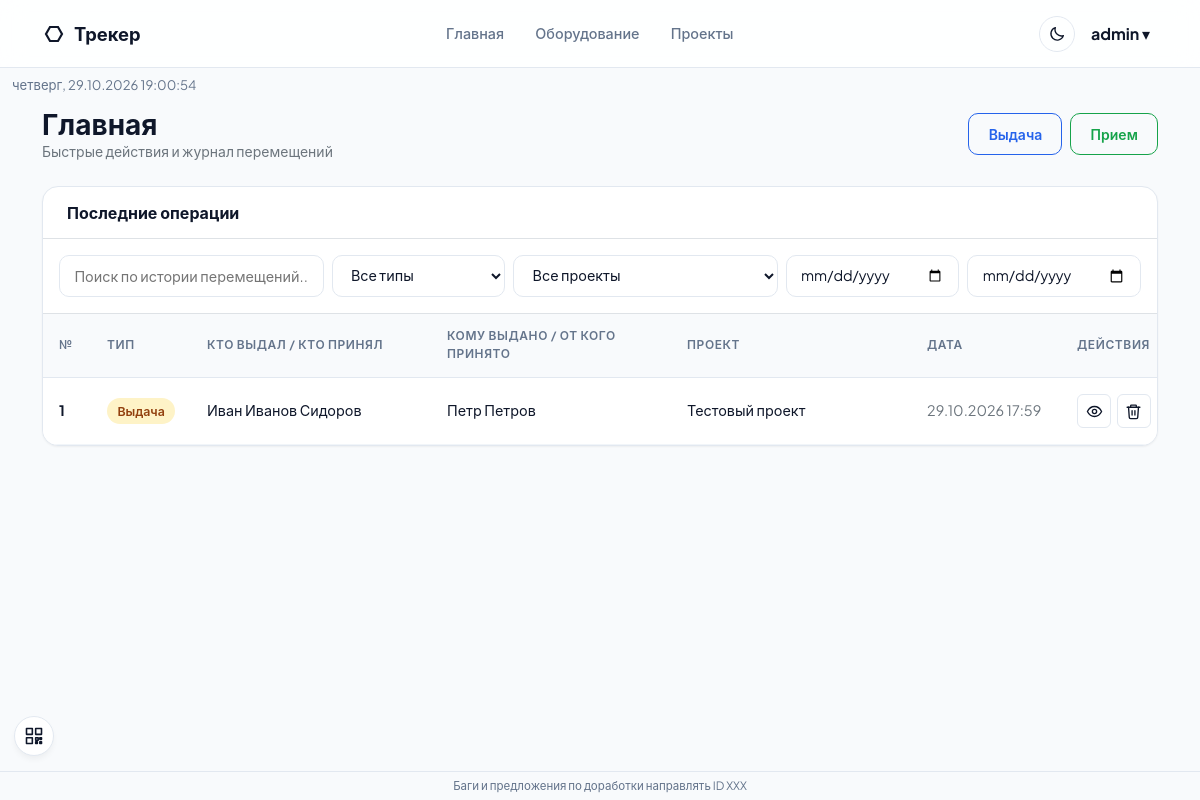
The page / (signed in) on the database its author committed.
### app/models.py (models this page shows, shortened)
class User(UserMixin, db.Model):
    __tablename__ = 'users'
    id = db.Column(db.Integer, primary_key=True)
    username = db.Column(db.String(64), unique=True, nullable=False)
    password_hash = db.Column(db.String(256), nullable=False)
    password_plain = db.Column(db.String(256))
    must_change_password = db.Column(db.Boolean, default=False, nullable=False)
    role = db.Column(db.String(20), default='user')
    can_report = db.Column(db.Boolean, default=False)
    can_data = db.Column(db.Boolean, default=False)
    created_at = db.Column(db.DateTime, default=datetime.utcnow)
    equipments = db.relationship('Equipment', backref='owner', lazy='dynamic')
    projects = db.relationship('Project', backref='owner', lazy='dynamic')
    employees = db.relationship('Employee', backref='owner', lazy='dynamic')
    operations = db.relationship('Operation', backref='owner', lazy='dynamic')
    @property
    def is_admin(self):
        return self.role == 'admin'
    @property
    def can_use_report(self):
        return self.is_admin or bool(self.can_report)
    @property
    def can_use_data(self):
        return self.is_admin or bool(self.can_data)

class Operation(db.Model):
    __tablename__ = 'operations'
    id = db.Column(db.Integer, primary_key=True)
    user_id = db.Column(db.Integer, db.ForeignKey('users.id'), nullable=False)
    op_type = db.Column(db.String(20), nullable=False)
    employee_id = db.Column(db.Integer, db.ForeignKey('employees.id'), nullable=True)
    employee = db.relationship('Employee', foreign_keys=[employee_id])
    issuer_employee_id = db.Column(db.Integer, db.ForeignKey('employees.id'), nullable=True)
    issuer = db.relationship('Employee', foreign_keys=[issuer_employee_id])
    recipient_name = db.Column(db.String(255))
    seq_number = db.Column(db.Integer)
    @property
    def party_name(self):
        return self.recipient_name or (self.employee.full_name if self.employee else None)
    created_at = db.Column(db.DateTime, default=datetime.utcnow)
    comment = db.Column(db.Text)
    items = db.relationship('OperationItem', backref='operation', cascade="all, delete-orphan")

class Employee(db.Model):
    __tablename__ = 'employees'
    id = db.Column(db.Integer, primary_key=True)
    user_id = db.Column(db.Integer, db.ForeignKey('users.id'), nullable=False)
    full_name = db.Column(db.String(120), nullable=False)
    position = db.Column(db.String(100))
    phone = db.Column(db.String(30))
    kind = db.Column(db.String(10), default='own')
    department = db.Column(db.String(120))

### app/routes/main.py (the view, shortened to what this page needs)
@main_bp.route('/')
@login_required
def index():
    from datetime import datetime, timedelta
    f_type=request.args.get('type',''); f_proj=request.args.get('project',type=int); f_from=request.args.get('date_from',''); f_to=request.args.get('date_to',''); f_q=request.args.get('q','').strip()
    q = Operation.query.filter_by(user_id=current_user.id)
    if f_type in ('issue','receive'): q = q.filter(Operation.op_type==f_type)
    if f_proj:
        q = q.filter(Operation.items.any(OperationItem.equipment.has(Equipment.project_id==f_proj)))
    try:
        if f_from: q = q.filter(Operation.created_at>=datetime.strptime(f_from,'%Y-%m-%d'))
        if f_to: q = q.filter(Operation.created_at<datetime.strptime(f_to,'%Y-%m-%d')+timedelta(days=1))
    except ValueError:
        pass
    filtered = bool(f_type in ('issue','receive') or f_proj or f_from or f_to or f_q)
    q = q.order_by(Operation.created_at.desc())
    recent_ops = q.all()
    for o in recent_ops:
        o.project_names = sorted({i.equipment.project.name for i in o.items if i.equipment and i.equipment.project})
    projects = Project.query.filter_by(user_id=current_user.id).order_by(Project.name).all()
    return render_template('index.html', recent_ops=recent_ops, projects=projects, f_type=f_type, f_proj=f_proj, f_from=f_from, f_to=f_to, f_q=f_q, filtered=filtered)

### app/routes/main.py (called while the page is built)
def connect_url():
    host = request.host
    name, _, port = host.partition(':') if not host.startswith('[') else (host, '', '')
    if name in ('localhost', '127.0.0.1', '0.0.0.0', ''):
        host = _lan_ip() + (':' + port if port else '')
    return f'{request.scheme}://{host}'

### templates/index.html (shortened to what this page needs)
{% extends 'base.html' %}
{% import '_icons.html' as icons %}
{% block content %}
<div class="d-flex justify-content-between align-items-center mb-4">
<div><h3 class="fw-bold m-0">Главная</h3><p class="text-secondary small m-0">Быстрые действия и журнал перемещений</p></div>
<div class="d-flex gap-2">
<a href="{{ url_for('operations.new_operation', type='issue') }}" class="btn-primary-custom text-decoration-none">Выдача</a>
<a href="{{ url_for('operations.new_operation', type='receive') }}" class="btn-receive-custom text-decoration-none">Прием</a>
</div></div>
<div class="card-custom p-0 overflow-hidden">
<div class="p-3 px-4 border-bottom d-flex justify-content-between align-items-center"><h6 class="fw-bold m-0">Последние операции</h6></div>
<form method="get" id="opFilterForm" class="p-3 border-bottom row g-2 align-items-end filter-bar">
<div class="col-md-3"><input type="text" name="q" value="{{ f_q }}" class="form-control-custom" placeholder="Поиск по истории перемещений..."></div>
<div class="col-md-2"><select name="type" class="form-select-custom"><option value="">Все типы</option></select></div>
<div class="col-md-3"><select name="project" class="form-select-custom"><option value="">Все проекты</option>{% for p in projects %}<option value="{{ p.id }}" {{ 'selected' if f_proj==p.id }}>{{ p.name }}</option>{% endfor %}</select></div>
<div class="col-md-2"><input type="date" name="date_from" value="{{ f_from }}" class="form-control-custom" title="Дата с"></div>
<div class="col-md-2 d-flex gap-2"><input type="date" name="date_to" value="{{ f_to }}" class="form-control-custom" title="Дата по"></div>
</form>
<div class="table-scroll">
<table class="table-fixed table-custom" id="opsTable"><thead><tr><th style="width:48px">№</th><th style="width:100px">Тип</th><th>Кто выдал / Кто принял</th><th>Кому выдано / От кого принято</th><th>Проект</th><th style="width:150px">Дата</th><th class="col-actions text-end" style="width:96px">Действия</th></tr></thead>
<tbody>{% for op in recent_ops %}<tr data-search="{{ (op.issuer.full_name if op.issuer else '') ~ ' ' ~ (op.party_name or '') ~ ' ' ~ (op.project_names|join(' ')) ~ ' ' ~ (op.comment or '')|lower }}">
<td class="row-num"><strong>{{ loop.index }}</strong></td><td>{% if op.op_type=='issue' %}<span class="badge-custom badge-issued">Выдача</span>{% else %}<span class="badge-custom badge-stock">Прием</span>{% endif %}</td>
<td>{{ op.issuer.full_name if op.issuer else '—' }}</td><td>{{ op.party_name or '—' }}</td><td>{{ op.project_names|join(', ') or '—' }}</td>
<td class="text-secondary small">{{ op.created_at.strftime('%d.%m.%Y %H:%M') }}</td>
<td class="col-actions text-end icon-actions"><a href="{{ url_for('operations.detail',op_id=op.id) }}" class="icon-btn" title="Просмотр">{{ icons.eye() }}</a>
<form method="post" action="{{ url_for('operations.delete_operation',op_id=op.id) }}" onsubmit="return confirm('Удалить эту операцию? Действие нельзя отменить.');"><button type="submit" class="icon-btn icon-danger" title="Удалить">{{ icons.trash() }}</button></form></td>
</tr>{% else %}<tr><td colspan="7" class="text-center py-4 text-secondary">Операций пока не проводилось</td></tr>{% endfor %}</tbody></table>
</div></div>
{% endblock %}

### templates/base.html (shortened to what this page needs)
<!DOCTYPE html>
<html lang="ru">
<head>
<link href="https://cdn.jsdelivr.net/npm/bootstrap@5.3.0/dist/css/bootstrap.min.css" rel="stylesheet">
<link rel="stylesheet" href="{{ url_for('static', filename='css/style.css') }}">
</head>
<body>
{% if current_user.is_authenticated %}
<nav class="navbar-custom mb-0"><div class="container d-flex align-items-center justify-content-between">
<a class="navbar-brand-custom text-decoration-none" href="{{ url_for('main.index') }}">
<svg class="brand-icon" width="24" height="24" viewBox="0 0 24 24" fill="none" stroke="currentColor" stroke-width="2.2" aria-hidden="true"><polygon points="20,12 16,19 8,19 4,12 8,5 16,5"></polygon></svg>
<span>Трекер</span></a>
<div class="d-flex gap-1 align-items-center">
<a class="nav-link-custom text-decoration-none" href="{{ url_for('main.index') }}">Главная</a>
<a class="nav-link-custom text-decoration-none" href="{{ url_for('equipment.list_equipment') }}">Оборудование</a>
<a class="nav-link-custom text-decoration-none" href="{{ url_for('directory.projects') }}">Проекты</a>
</div>
<div class="d-flex align-items-center gap-2">
<button type="button" id="themeToggle" class="theme-toggle" aria-label="Темная тема" title="Темная тема"></button>
<div class="user-menu-wrap">
<button type="button" class="user-menu-trigger" aria-expanded="false"><strong>{{ current_user.username }}</strong> ▾</button>
</div>
</div></div></nav>
<div class="qr-widget" id="qrWidget">
  <button type="button" class="qr-toggle" title="Подключиться с телефона" aria-label="QR для подключения"><svg viewBox="0 0 24 24"><rect x="3" y="3" width="7" height="7"/><rect x="14" y="3" width="7" height="7"/><rect x="3" y="14" width="7" height="7"/><path d="M14 14h3v3h-3zM19 14h2v2h-2zM14 19h2v2h-2zM19 19h2v2h-2z"/></svg></button>
</div>
{% endif %}
<div id="appClock" class="app-clock-global" aria-live="polite"></div>
<div class="container py-2">
{% block content %}{% endblock %}
</div>
<div class="app-footer">Баги и предложения по доработки направлять ID XXX</div>
</body></html>

### templates/_icons.html (shortened to what this page needs)
{% macro eye() %}<svg viewBox="0 0 24 24" aria-hidden="true"><path d="M2 12s3.5-7 10-7 10 7 10 7-3.5 7-10 7S2 12 2 12z"/><circle cx="12" cy="12" r="3"/></svg>{% endmacro %}
{% macro trash() %}<svg viewBox="0 0 24 24" aria-hidden="true"><path d="M3 6h18"/><path d="M8 6V4a1 1 0 0 1 1-1h6a1 1 0 0 1 1 1v2"/><path d="M19 6l-1 14a2 2 0 0 1-2 2H8a2 2 0 0 1-2-2L5 6"/><path d="M10 11v6M14 11v6"/></svg>{% endmacro %}

### rows shown on the page
User: username "admin"
Operation: op_type "Выдача", issuer "Иван Иванов Сидоров", recipient_name "Петр Петров", project_names "Тестовый проект", created_at "29.10.2026 17:59"
